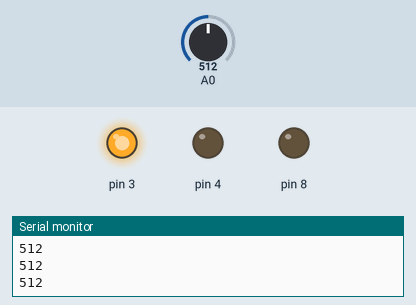
Bench run of a sketch on a simulated Arduino Uno, built with avr-gcc and run on an emulated ATmega328P. Shown: output pins drawn as LEDs (lit = HIGH), the last lines printed to the serial monitor. Inputs (shaded band) come from the test bench; at power-on: A0 = 512.

Above: at 1.2 s.
1.3 s: A0 set to 211
2.8 s: A0 set to 186
At 3.2 s:
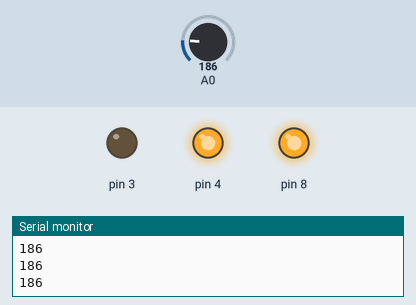
4.3 s: A0 set to 210
At 5.5 s:
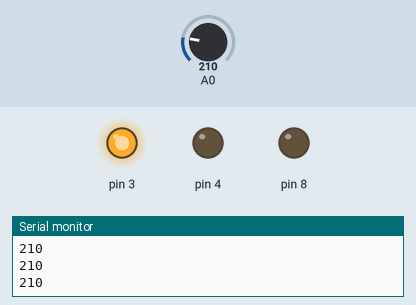
5.8 s: A0 set to 190
At 6.9 s:
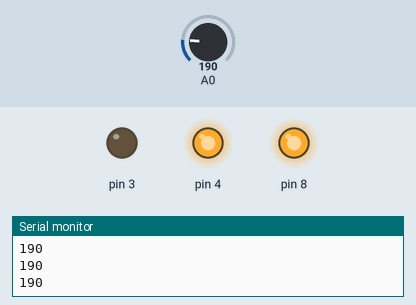
Timing chart, 0 to 8.3 s (numbered marks = the images above; inputs shaded):
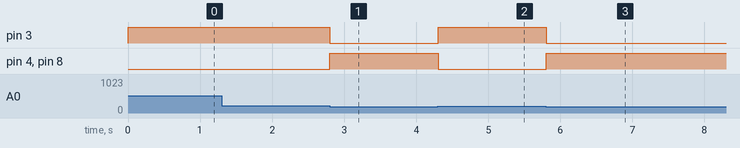

The sketch:

smart_irrigation_system1.ino
```cpp
int soilmosture = 0;

void setup()
{
  pinMode(A0, INPUT);
  pinMode(8, OUTPUT);
  pinMode(4, OUTPUT);
  pinMode(3, OUTPUT);
  Serial.begin(9600);
}

void loop()
{
  soilmosture = analogRead(A0);
  Serial.println(soilmosture);
  if (soilmosture <= 200) {
    digitalWrite(8, HIGH);
    digitalWrite(4, HIGH);
    digitalWrite(3, LOW);
  } else {
    digitalWrite(8, LOW);
    digitalWrite(4, LOW);
    digitalWrite(3, HIGH);
  }
  delay(10); // Delay a little bit to improve simulation performance
}
```

Measured:
- the behaviour switches between 201 and 200 on A0 (found by bisection; images 0 and 1)
- after the input at 2.8 s, pin 3: HIGH → LOW at once; pin 4, pin 8: LOW → HIGH at once
- after the input at 4.3 s, pin 3: LOW → HIGH at once; pin 4, pin 8: HIGH → LOW at once
- after the input at 5.8 s, pin 3: HIGH → LOW at once; pin 4, pin 8: LOW → HIGH at once
